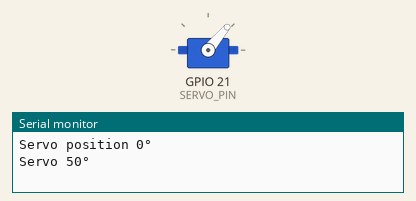
Bench run of a sketch on a simulated ESP32. On the bench: servo, the last lines printed to the serial monitor. Wiring (inferred from the names in the program): servo: signal GPIO 21. Servo pulses on a pin are drawn as a servo (544–2400 µs = 0–180°).

Above: at 1.05 s.
At 5.0 s:
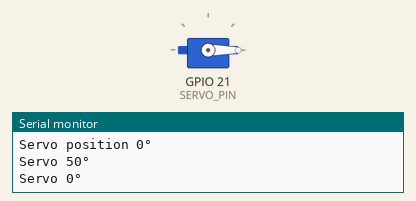
Timing chart, 0 to 6.2 s (numbered marks = the images above):
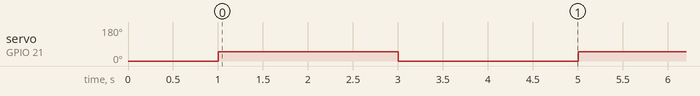

The sketch:

test-hw-timer-t-servo.ino
```cpp
#define SERVO_PIN 21

/*


Pour un servo classique :

0° ≈ 500 µs
50° ≈ 1000 µs environ (ça dépend du servo)
90° ≈ 1500 µs

Voici un script qui :

initialise le servo à 0°
attend 1 seconde
fait des allers-retours 0° ↔ 50° toutes les 2 secondes


*/

hw_timer_t *timer = NULL;

volatile bool pulseHigh = false;
volatile int pulseWidth = 500; // position 0° au démarrage


void IRAM_ATTR onTimer() {

    if (pulseHigh) {

        // Fin de l'impulsion HIGH
        digitalWrite(SERVO_PIN, LOW);
        pulseHigh = false;

        // Attendre le reste des 20ms
        timerAlarm(timer, 20000 - pulseWidth, true, 0);

    } else {

        // Début de l'impulsion HIGH
        digitalWrite(SERVO_PIN, HIGH);
        pulseHigh = true;

        // Durée de l'impulsion selon position
        timerAlarm(timer, pulseWidth, true, 0);
    }
}


// Conversion angle -> largeur impulsion
void setServoAngle(int angle) {

    // 0° = 500us
    // 180° = 2500us
    pulseWidth = map(angle, 0, 180, 500, 2500);
}


void setup() {

    Serial.begin(115200);

    pinMode(SERVO_PIN, OUTPUT);

    // Timer à 1MHz : 1 tick = 1µs
    timer = timerBegin(1000000);

    timerAttachInterrupt(timer, &onTimer);

    // Démarrage du signal servo
    timerAlarm(timer, 20000, true, 0);


    // Position initiale 0°
    setServoAngle(0);

    Serial.println("Servo position 0°");

    delay(1000);
}


void loop() {

    // Aller à 50°
    setServoAngle(50);
    Serial.println("Servo 50°");
    delay(2000);


    // Retour à 0°
    setServoAngle(0);
    Serial.println("Servo 0°");
    delay(2000);
}
```

Measured:
- by itself, servo on GPIO 21 (SERVO_PIN): alternates 50° for 2.0 s and 0° for 2.0 s
